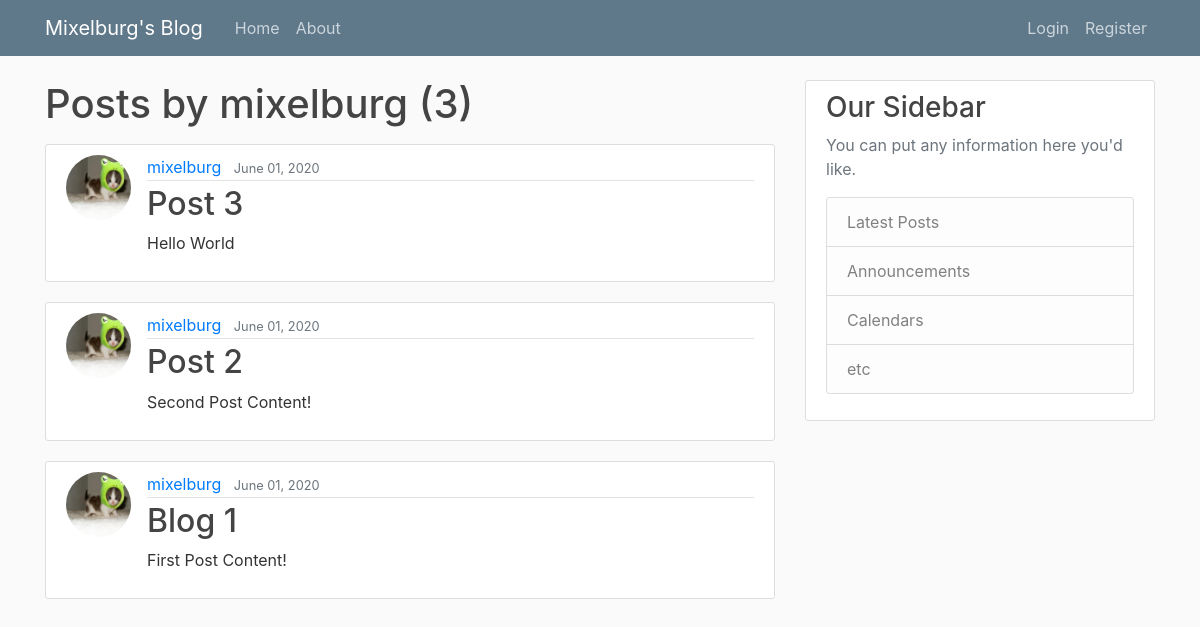
The app's page /user/mixelburg with its own data.
### blog_app/models.py (models this page shows, shortened)
class Post(models.Model):
    title = models.CharField(max_length=100)
    content = models.TextField()
    date_posted = models.DateTimeField(default=timezone.now)
    author = models.ForeignKey(User, on_delete=models.CASCADE)

### users/models.py (models this page shows, shortened)
class Profile(models.Model):
    user = models.OneToOneField(User, on_delete=models.CASCADE)
    image = models.ImageField(default='default.jpg', upload_to='profile_pics')

### blog_app/views.py (the view)
# urls.py: path('user/<str:username>', UserPostListView.as_view(), name='user-posts'),
class UserPostListView(ListView):
    model = Post
    template_name = 'blog_app/user_posts.html'
    context_object_name = 'posts'
    paginate_by = 4
    def get_queryset(self):
        user = get_object_or_404(User, username=self.kwargs.get('username'))
        return Post.objects.filter(author=user).order_by('-date_posted')

### blog_app/templates/blog_app/user_posts.html (shortened to what this page needs)
{% extends "blog_app/base.html" %}
{% block content %}
    <h1 class="mb-3">Posts by {{ view.kwargs.username }} ({{ page_obj.paginator.count }})</h1>
    {% for post in posts %}
        <article class="media content-section">
          <img class="rounded-circle article-img" src="{{ post.author.profile.image.url }}">
          <div class="media-body">
            <div class="article-metadata">
              <a class="mr-2" href="{% url 'user-posts' post.author.username %}">{{ post.author }}</a>
              <small class="text-muted">{{ post.date_posted|date:"F d, Y" }}</small>
            </div>
            <h2><a class="article-title" href="{% url 'post-detail' post.id %}">{{ post.title }}</a></h2>
            <p class="article-content">{{ post.content }}</p>
          </div>
        </article>
    {% endfor %}
{% endblock content %}

### blog_app/templates/blog_app/base.html (shortened to what this page needs)
{% load static %}
<!DOCTYPE html>
<html lang="en">
<head>
    <link rel="stylesheet" href="https://maxcdn.bootstrapcdn.com/bootstrap/4.0.0/css/bootstrap.min.css">
    <link rel="stylesheet" type="text/css" href="{% static 'blog_app/main.css' %}">
</head>
<body>
    <header class="site-header">
      <nav class="navbar navbar-expand-md navbar-dark bg-steel fixed-top">
        <div class="container">
          <a class="navbar-brand mr-4" href="{% url 'blog-home' %}">Mixelburg's Blog</a>
          <div class="collapse navbar-collapse" id="navbarToggle">
            <div class="navbar-nav mr-auto">
              <a class="nav-item nav-link" href="{% url 'blog-home' %}">Home</a>
              <a class="nav-item nav-link" href="{% url 'blog-about' %}">About</a>
            </div>
            <div class="navbar-nav">
                {% if user.is_authenticated %}
                    <a class="nav-item nav-link" href="{% url 'post-create' %}">Create Post</a>
                    <a class="nav-item nav-link" href="{% url 'profile' %}">Profile</a>
                    <a class="nav-item nav-link" href="{% url 'logout' %}">Logout</a>
                {% else %}
                    <a class="nav-item nav-link" href="{% url 'login' %}">Login</a>
                    <a class="nav-item nav-link" href="{% url 'register' %}">Register</a>
                {% endif %}
            </div>
          </div>
        </div>
      </nav>
    </header>
    <main role="main" class="container">
      <div class="row">
        <div class="col-md-8">
            {% block content %}{% endblock %}
        </div>
        <div class="col-md-4">
          <div class="content-section">
            <h3>Our Sidebar</h3>
            <p class='text-muted'>You can put any information here you'd like.
              <ul class="list-group">
                <li class="list-group-item list-group-item-light">Latest Posts</li>
                <li class="list-group-item list-group-item-light">Announcements</li>
                <li class="list-group-item list-group-item-light">Calendars</li>
                <li class="list-group-item list-group-item-light">etc</li>
              </ul>
            </p>
          </div>
        </div>
      </div>
    </main>
</body>
</html>

### blog_app/static/blog_app/main.css (style rules this page uses)
body { background: #fafafa; color: #333333; margin-top: 5rem; }
h1, h2, h3, h4, h5, h6 { color: #444444; }
ul { margin: 0; }
.bg-steel { background-color: #5f788a; }
.site-header .navbar-nav .nav-link { color: #cbd5db; }
.content-section { background: #ffffff; padding: 10px 20px; border: 1px solid #dddddd; border-radius: 3px; margin-bottom: 20px; }
.article-title { color: #444444; }
.article-content { white-space: pre-line; }
.article-img { height: 65px; width: 65px; margin-right: 16px; }
.article-metadata { padding-bottom: 1px; margin-bottom: 4px; border-bottom: 1px solid #e3e3e3 }

### records on screen
Post: author.profile.image (picture), author "mixelburg", date_posted "June 01, 2020", title "Post 3", content "Hello World"
Post: author.profile.image (picture), author "mixelburg", date_posted "June 01, 2020", title "Post 2", content "Second Post Content!"
Post: author.profile.image (picture), author "mixelburg", date_posted "June 01, 2020", title "Blog 1", content "First Post Content!"

### other values on screen
{{ view.kwargs.username }} "mixelburg"
{{ page_obj.paginator.count }} "3"
